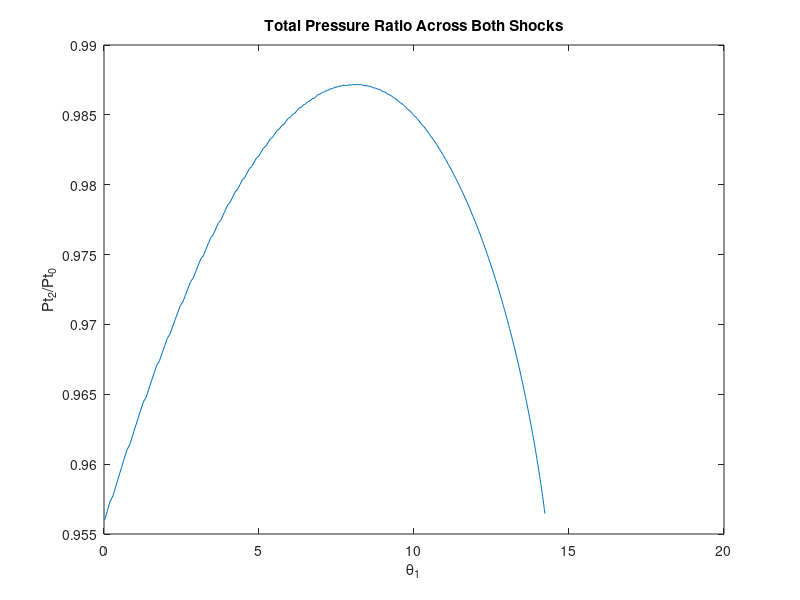
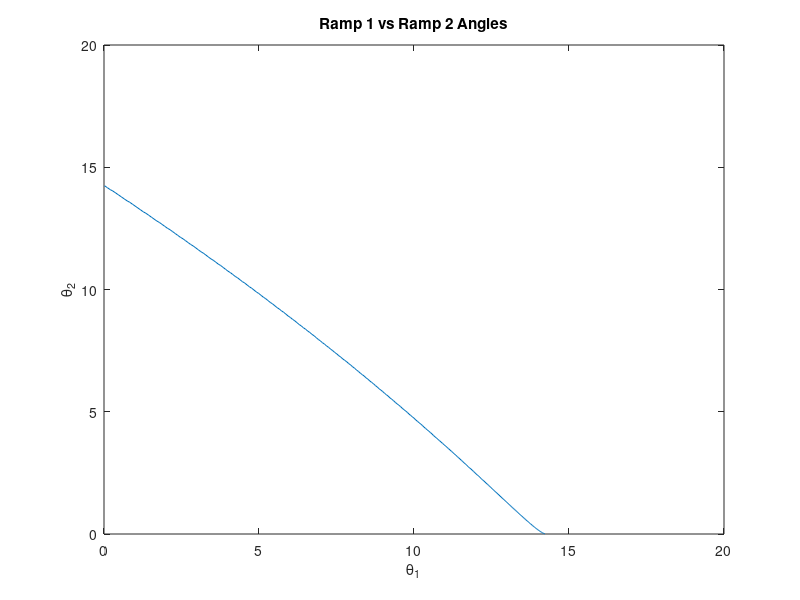

The MATLAB script that drew these images, in order:
clc;
clear;
close all;

% load('aircraft_vars.mat');

%% Calculate 2-D Oblique Shocks

beta = linspace(0, 90, 1001);
% theta = linspace(0, 20, 1001);
gam = 1.4;
M0 = 1.6; % req.cr_M0(1);
M2_des = 0.999;

%% First Shock

theta_1 = atand(2.*cotd(beta).*((M0.*sind(beta)).^2 - 1)./((M0^2.*(gam + cosd(2.*beta))) + 2));
Pt1 = (0.5*(gam + 1).*(M0.*sind(beta)).^2./(1 + 0.5*(gam - 1).*(M0 * sind(beta)).^2)).^(gam./(gam - 1)) .* ((2*gam/(gam+1)).*(M0.*sind(beta)).^2 - (gam - 1)./(gam + 1)).^(-1./(gam - 1));

beta1 = beta(theta_1 >= 0);
Pt1 = Pt1(theta_1 >= 0);
theta1 = theta_1(theta_1 >=0);
M1 = 1./(sind(beta1 - theta1)) .* sqrt((1 + 0.5*(gam - 1).*(M0.*sind(beta1)).^2)./(gam.*(M0.*sind(beta1)).^2 - 0.5*(gam - 1)));

%% Second shock

Pt_tot = [];
Pt2 = [];
M2 = [];
theta2 = [];
beta2 = [];
ind = [];

for i = 1:length(M1)
    % Calculate all possible ramp angles
    theta_i(i,:) =  atand(2.*cotd(beta).*((M1(i).*sind(beta)).^2 - 1)./((M1(i)^2.*(gam + cosd(2.*beta))) + 2));
    Pti(i,:) = (0.5*(gam + 1).*(M1(i).*sind(beta)).^2./(1 + 0.5*(gam - 1).*(M1(i) * sind(beta)).^2)).^(gam./(gam - 1)) .* ((2*gam/(gam+1)).*(M1(i).*sind(beta)).^2 - (gam - 1)./(gam + 1)).^(-1./(gam - 1));
   
    % filter out values that didn't work
    beta_i{i} = beta(theta_i(i,:) >= 0);
    Pt_i{i} = Pti(i, theta_i(i,:) >= 0);
    theta_n{i} = theta_i(i,theta_i(i,:) >=0);
    M_i{i} = 1./(sind(beta_i{i} - theta_n{i})) .* sqrt((1 + 0.5*(gam - 1).*(M1(i).*sind(beta_i{i})).^2)./(gam.*(M1(i).*sind(beta_i{i})).^2 - 0.5*(gam - 1)));

    % Find subsonic Mach Number
    if any(M_i{i} < M2_des)
        M2(end+1) = max(M_i{i}(M_i{i} < M2_des));
        Pt2(end+1) = (Pt_i{i}(M_i{i} == M2(end)));
        Pt_tot(end+1) = Pt1(i) .* Pt2(end);
        theta2(end+1) = theta_n{i}((M_i{i} == M2(end)));
        beta2(end+1) = beta_i{i}(M_i{i} == M2(end));
        ind(end+1) = i;
%     else
%         M2(i) = min(M_i{i});
%         Pt2(i) = Pt_i{i}(M_i{i} == M2(i));
%         Pt_tot(i) = Pt1(i) .* Pt2(i);
    end
    
end

%% Post-Process Results

figure();
plot(theta1(ind), Pt_tot);
title('Total Pressure Ratio Across Both Shocks');
xlabel('\theta_1');
ylabel('Pt_2/Pt_0');

figure();
plot(theta1(ind), theta2);
title('Ramp 1 vs Ramp 2 Angles');
xlabel('\theta_1');
ylabel('\theta_2');

theta1_temp = theta1(ind);
beta1_temp = beta1(ind);

theta1_des = theta1_temp(Pt_tot == max(Pt_tot));
theta2_des = theta2(Pt_tot == max(Pt_tot));
beta1_des = beta1_temp(Pt_tot == max(Pt_tot));
beta2_des = beta2(Pt_tot == max(Pt_tot));

fprintf('\tFirst Shock\n\n');
fprintf('Ramp Angle 1: %0.5f\n', theta1_des);
fprintf('Shock Angle 1: %0.5f\n', beta1_des);

fprintf('\n\tSecond Shock\n\n');
fprintf('Ramp Angle 2: %0.5f\n', theta2_des);
fprintf('Shock Angle 2: %0.5f\n', beta2_des);

fprintf('Max Pressure Recovery Ratio: %0.5f\n', max(Pt_tot));


%% Area
mdotreq = 266.56; %Taken from PERF
P0 =2.480729*144; %lbf/ft^2
R = 53.34; %lbf/lbmR
T = 389.97; % Rankine
gamma = 1.4; % Cp/Cv
gc = 32.174; % Fucking US Constants
M0 =1.6; %Flight Mach Number
area = mdotreq/(P0/(R*T)*sqrt(gamma*gc*R*T)*M0); %Inlet Area

fprintf('Inlet Area Required = %0.2f ft^2 \n', area);
